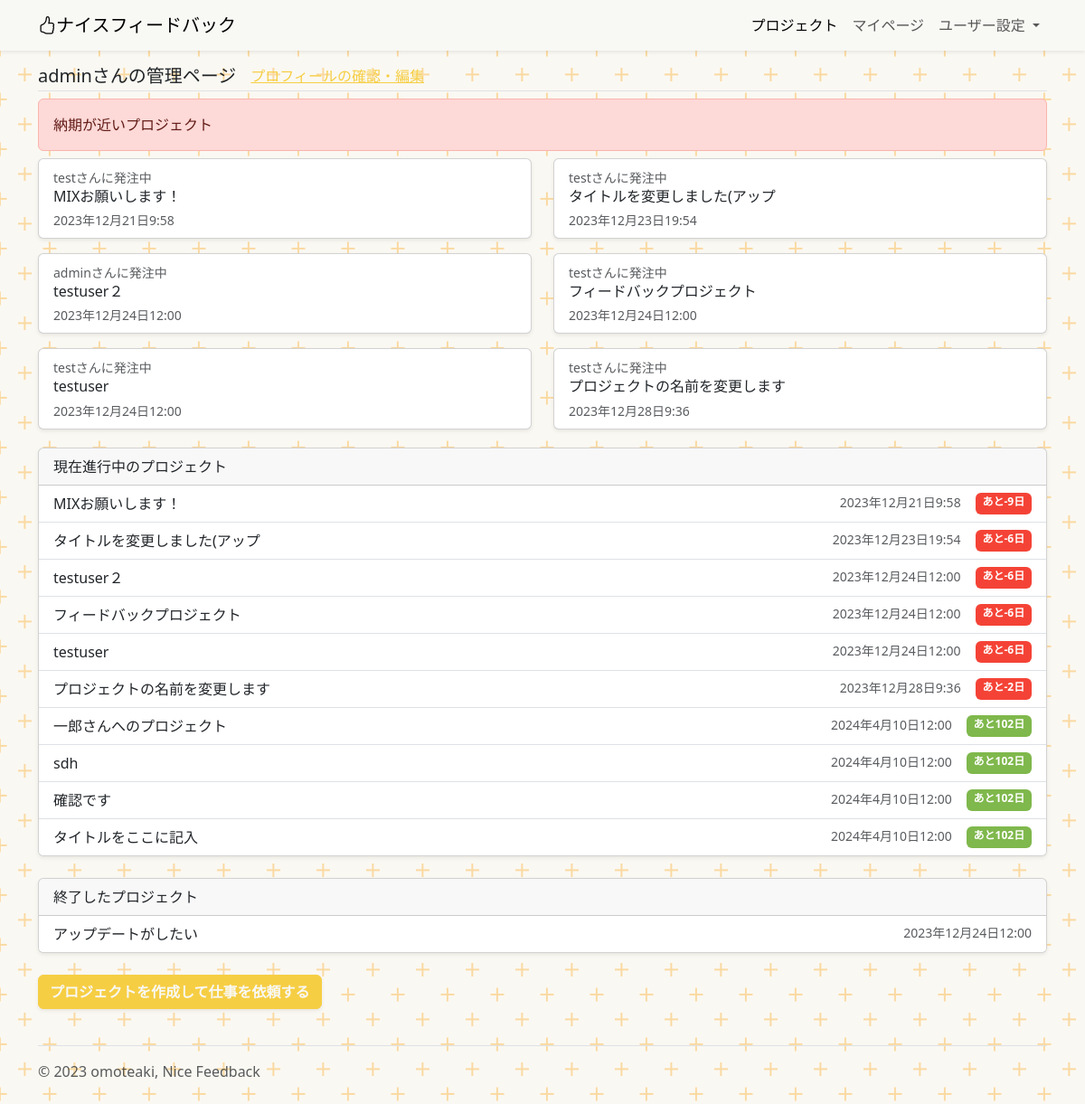
The page / (signed in) on the database as committed earlier.
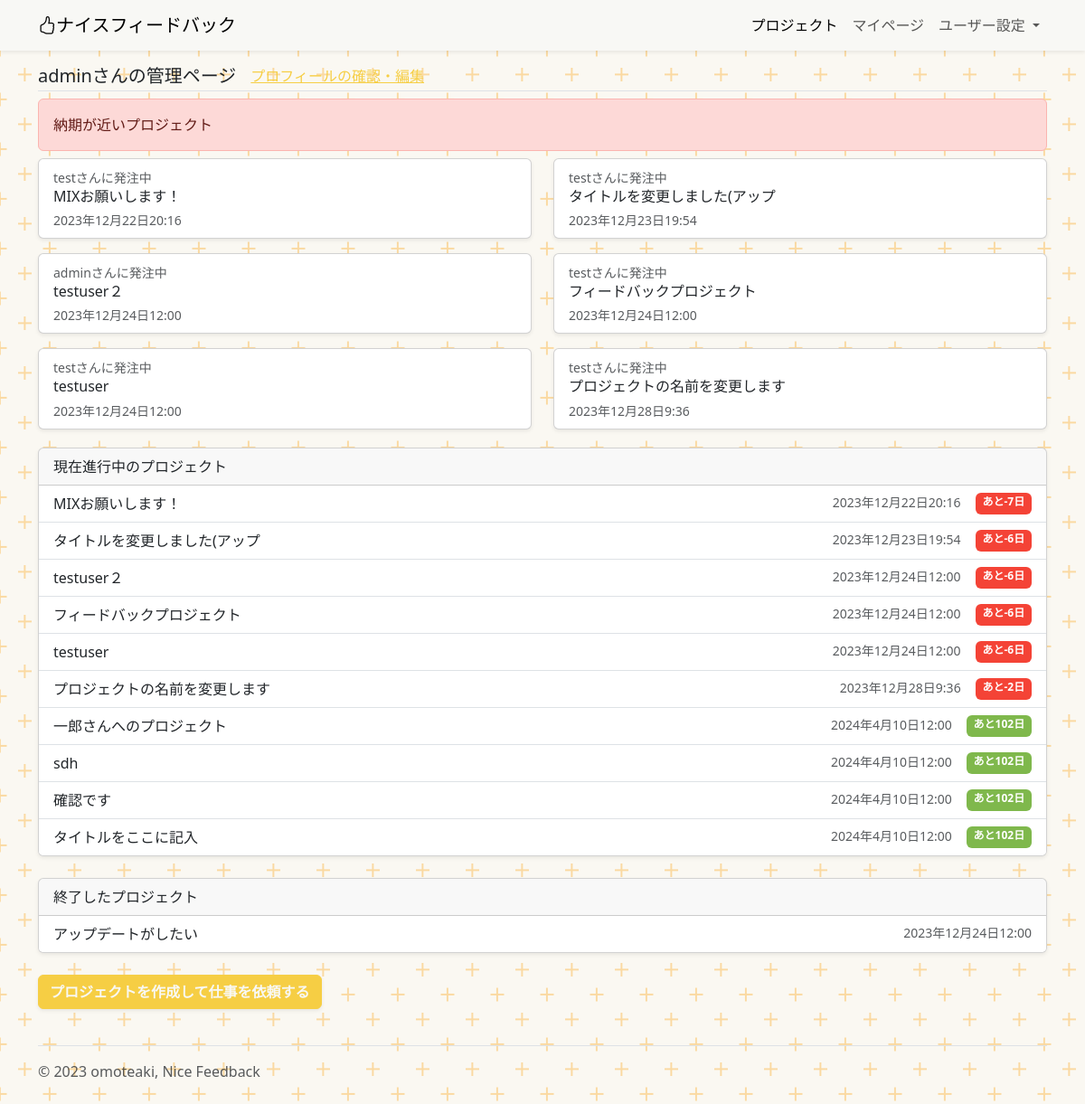
The same page on the database as committed later.
### project/models.py (models this page shows, shortened)
class Project(models.Model):
    title = models.CharField(
        verbose_name="プロジェクトのタイトル",
        max_length=30,
    )
    about = models.TextField(
        verbose_name="このプロジェクトについて"
    )
    purpose = models.TextField(
        verbose_name="このプロジェクトで実現したいこと",
        null=True
    )
    deadline_datetime = models.DateTimeField(
        verbose_name="締め切り日時",
    )
    reference_image1 = models.ImageField(
        verbose_name="参考画像1",
        upload_to="references",
        blank=True,
        null=True,
    )
    reference_image2 = models.ImageField(
        verbose_name="参考画像2",
        upload_to="references",
        blank=True,
        null=True,
    )
    reference_image3 = models.ImageField(
        verbose_name="参考画像3",
        upload_to="references",
        blank=True,
        null=True,
    )
    reference_movie1 = models.FileField(
        verbose_name="参考動画1",
        upload_to="references",
        blank=True,
        null=True,
    )
    reference_movie2 = models.FileField(
        verbose_name="参考動画2",
        upload_to="references",
        blank=True,
        null=True,
    )
    reference_movie3 = models.FileField(
        verbose_name="参考動画3",
        upload_to="references",
        blank=True,
        null=True,
    )
    reference_music1 = models.FileField(
        verbose_name="参考音源1",
        upload_to="references",
        blank=True,
        null=True,
    )
    reference_music2 = models.FileField(
        verbose_name="参考音源2",
        upload_to="references",
        blank=True,
        null=True,
    )
    reference_music3 = models.FileField(
        verbose_name="参考音源3",
        upload_to="references",
        blank=True,
        null=True,
    )
    reference_url1 = models.URLField(
        verbose_name="参考URL1",
        blank=True,
        null=True,
    )
    reference_url2 = models.URLField(
        verbose_name="参考URL2",
        blank=True,
        null=True,
    )
    reference_url3 = models.URLField(
        verbose_name="参考URL3",
        blank=True,
        null=True,
    )
    created_at = models.DateTimeField(
        verbose_name="プロジェクトを登録した日時",
        auto_now_add=True,
    )
    updated_at = models.DateTimeField(
        verbose_name="プロジェクトの詳細を更新した時間",
        auto_now=True,
    )
    orderer_user = models.ForeignKey(
        CustomUser,
        verbose_name="発注者",
        on_delete=models.PROTECT,
        related_name="orderer_user",
    )
    contractor_user = models.ForeignKey(
        CustomUser,
        verbose_name="受注者",
        on_delete=models.PROTECT,
        related_name="contractor_user",
    )
    orderer_users = models.ManyToManyField(
        CustomUser,
        verbose_name="発注者のサポーター",
        blank=True,
        related_name="orderer_users",
    )
    contractor_users = models.ManyToManyField(
        CustomUser,
        verbose_name="受注者のサポーター",
        blank=True,
        related_name="contractor_users",
    )
    created_user = models.ForeignKey(
        CustomUser,
        verbose_name="プロジェクトの作成者",
        on_delete=models.PROTECT,
        related_name="created_user"
    )
    is_done = models.BooleanField(
        default=False,
        help_text="プロジェクトが完了したらTrue"
    )
    is_accepted = models.BooleanField(
        default=False,
        help_text="プロジェクトを確認してもらえたらTrue"
    )
    feedback_rule = models.ForeignKey(
        UserDetail,
        verbose_name="受注した人が設定したフィードバックルール",
        on_delete=models.CASCADE,
        blank=True,
        null=True,
    )
    def __str__(self):
        return self.title

### account/models.py (models this page shows)
class CustomUser(AbstractUser):
    pass

### project/views.py (the view)
# urls.py: path('', views.IndexView.as_view(), name="index"),
class IndexView(ListView):
    template_name = "index.html"
    def get_queryset(self):
        if  self.request.user.is_authenticated:
            request_user_projects = Project.objects.filter( Q(created_user=self.request.user)|Q(orderer_user=self.request.user)|Q(contractor_user=self.request.user)).exclude(is_done=True).filter(is_accepted=True).annotate(delta=F("deadline_datetime") - make_aware(datetime.now())).order_by("deadline_datetime")
            return request_user_projects
        else:
            pass
    def get_context_data(self, **kwargs):
        if  self.request.user.is_authenticated:
            context = super().get_context_data(**kwargs)
            context["myproject"] = True
            context["closed_project"] = Project.objects.filter( Q(created_user=self.request.user)|Q(orderer_user=self.request.user)|Q(contractor_user=self.request.user)).filter(is_done=True)
            context["ordered_project_list"] = Project.objects.filter(contractor_user=self.request.user).filter(is_accepted=False)
            context["order_project_list"] = Project.objects.filter(orderer_user=self.request.user).filter(is_accepted=False)
            for object in context["object_list"]:
                print(type(object.delta))
                txt = str(object.delta)
                pos = txt.find(' day')
                if pos >= 1:
                    object.int_delta = int(txt[:pos])
                else:
                    object.int_delta = 0
            context["near_deadline_objects"] = context["object_list"].filter(delta__lte=timedelta(weeks=1))
            return context
        else:
            pass

### project/templates/index.html (shortened to what this page needs)
{% extends "base.html" %}
{% block contents %}
  {% if user.is_authenticated %}
    {% include "myproject.html" %}
  {% else %}
    {% include "introduction.html" %}
  {% endif %}
{% endblock %}

### project/templates/myproject.html (shortened to what this page needs)
<div class="container">
  <div class="d-flex border-bottom mb-2">
    <h5 class="mb-1">
      {% if request.user.last_name %}
      {{request.user.last_name}}{% else %}{{request.user}}{% endif %}さんの管理ページ
    </h5>
    <a href="{% url "account:mypage" request.user.pk %}" class="ms-3">プロフィールの確認・編集</a>
  </div>
  {% if near_deadline_objects %}
  <div class="mb-1">
    <div class="alert alert-danger mb-2" role="alert">
      納期が近いプロジェクト
    </div>
    <div class="row">
    {% for n_o in near_deadline_objects %}
      <div class="col-sm-6 mb-3 mb-sm-3">
        <a href="{% url "project:project_detail" n_o.pk %}" class="card h-100 text-decoration-none">
          <div  class="card-body py-2 ">
            {% if n_o.orderer_user == request.user %}
            <small class="text-body-secondary">{{n_o.contractor_user}}さんに発注中</small>
            {% else %}
            <small class="text-body-secondary">{{n_o.orderer_user}}さんから受注中</small>
            {% endif %}
            <h6 class="card-title mb-1">{{n_o.title}}</h6>
            <small class="text-body-secondary">{{n_o.deadline_datetime}}</small>
          </div>
        </a>
      </div>
    {% endfor %}
    </div>
  </div>
  {% endif %}
  {% if object_list %}
  <div class="card mb-4">
    <div class="card-header">現在進行中のプロジェクト</div>
    <div class="list-group list-group-flush">
      {% for record in object_list %}
      <a href="{% url "project:project_detail" record.pk %}" class="list-group-item list-group-item-action d-flex">
        <div>
          {{record}}
        </div>
        <small class="ms-auto text-body-secondary">{{record.deadline_datetime}}</small>
        <span class="ms-3 badge {% if record.int_delta < 4 %}text-bg-danger text-white {% elif record.int_delta < 8 %} text-bg-warning text-white {% else %} text-bg-success text-white {% endif %}">あと{{record.int_delta}}日</span></a>
      {% endfor %}
    </div>
  </div>
  {% else %}
  <p>現在進行中のプロジェクトはありません。</p>
  {% endif %}
  {% if closed_project %}
  <div class="card mb-4">
    <div class="card-header">終了したプロジェクト</div>
    <div class="list-group list-group-flush">
      {% for record in closed_project %}
      <a href="{% url "project:project_detail" record.pk %}" class="list-group-item list-group-item-action d-flex">
        <div>
          {{record}}
        </div>
        <small class="ms-auto text-body-secondary">{{record.deadline_datetime}}</small>
        </a>
      {% endfor %}
    </div>
  </div>
  {% endif %}
  <div class="row">
    <div class="col-sm">
      <a class="btn btn-primary text-light fw-bold shadow-sm mb-3" href="{% url "project:create_project" %}" role="button">プロジェクトを作成して仕事を依頼する</a>
    </div>
  </div>
</div>

Rows that differ between the two databases and show on the page:
changed Project "MIXお願いします！": deadline_datetime "2023年12月21日9:58" → "2023年12月22日20:16"; int_delta "-9" → "-7"
